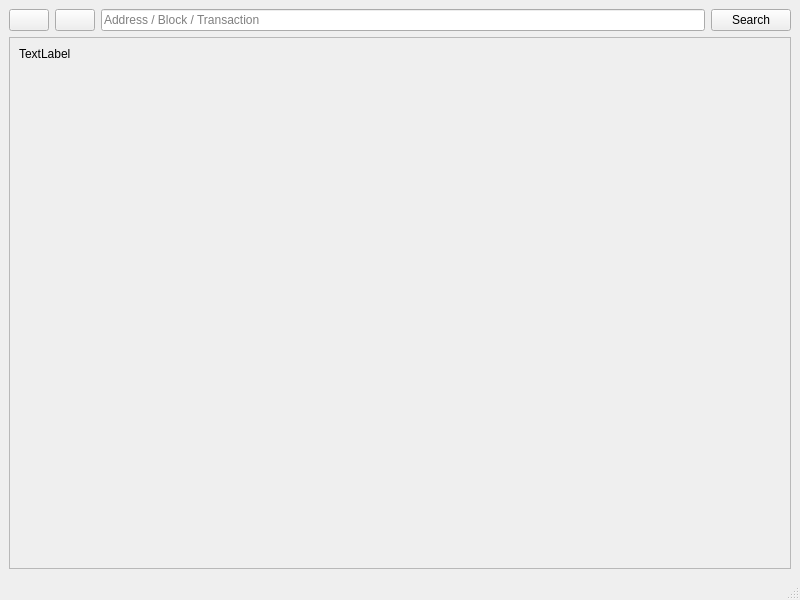
<?xml version="1.0" encoding="UTF-8"?>
<ui version="4.0">
 <class>BlockExplorer</class>
 <widget class="QMainWindow" name="BlockExplorer">
  <property name="geometry">
   <rect>
    <x>0</x>
    <y>0</y>
    <width>800</width>
    <height>600</height>
   </rect>
  </property>
  <property name="windowTitle">
   <string>Blockchain Explorer</string>
  </property>
  <widget class="QWidget" name="centralwidget">
   <layout class="QVBoxLayout" name="verticalLayout">
    <item>
     <layout class="QHBoxLayout" name="horizontalLayout">
      <property name="sizeConstraint">
       <enum>QLayout::SetMinimumSize</enum>
      </property>
      <item>
       <widget class="QPushButton" name="back">
        <property name="text">
         <string/>
        </property>
        <property name="icon">
         <iconset resource="../haroldcoin.qrc">
          <normaloff>:/icons/back</normaloff>:/icons/back</iconset>
        </property>
        <property name="flat">
         <bool>false</bool>
        </property>
       </widget>
      </item>
      <item>
       <widget class="QPushButton" name="forward">
        <property name="text">
         <string/>
        </property>
        <property name="icon">
         <iconset resource="../haroldcoin.qrc">
          <normaloff>:/icons/forward</normaloff>:/icons/forward</iconset>
        </property>
       </widget>
      </item>
      <item>
       <widget class="QLineEdit" name="searchBox">
        <property name="sizePolicy">
         <sizepolicy hsizetype="Expanding" vsizetype="Fixed">
          <horstretch>5</horstretch>
          <verstretch>0</verstretch>
         </sizepolicy>
        </property>
        <property name="minimumSize">
         <size>
          <width>0</width>
          <height>0</height>
         </size>
        </property>
        <property name="inputMask">
         <string/>
        </property>
        <property name="text">
         <string/>
        </property>
        <property name="placeholderText">
         <string>Address / Block / Transaction</string>
        </property>
       </widget>
      </item>
      <item>
       <widget class="QPushButton" name="pushSearch">
        <property name="sizePolicy">
         <sizepolicy hsizetype="Minimum" vsizetype="Fixed">
          <horstretch>0</horstretch>
          <verstretch>0</verstretch>
         </sizepolicy>
        </property>
        <property name="minimumSize">
         <size>
          <width>0</width>
          <height>0</height>
         </size>
        </property>
        <property name="maximumSize">
         <size>
          <width>16777215</width>
          <height>16777215</height>
         </size>
        </property>
        <property name="text">
         <string>Search</string>
        </property>
        <property name="autoDefault">
         <bool>false</bool>
        </property>
        <property name="default">
         <bool>false</bool>
        </property>
        <property name="flat">
         <bool>false</bool>
        </property>
       </widget>
      </item>
     </layout>
    </item>
    <item>
     <widget class="QScrollArea" name="scrollArea">
      <property name="widgetResizable">
       <bool>true</bool>
      </property>
      <widget class="QWidget" name="scrollAreaWidgetContents">
       <property name="geometry">
        <rect>
         <x>0</x>
         <y>0</y>
         <width>780</width>
         <height>498</height>
        </rect>
       </property>
       <layout class="QHBoxLayout" name="horizontalLayout_2">
        <item>
         <widget class="QLabel" name="content">
          <property name="sizePolicy">
           <sizepolicy hsizetype="Preferred" vsizetype="Expanding">
            <horstretch>0</horstretch>
            <verstretch>0</verstretch>
           </sizepolicy>
          </property>
          <property name="text">
           <string>TextLabel</string>
          </property>
          <property name="textFormat">
           <enum>Qt::RichText</enum>
          </property>
          <property name="alignment">
           <set>Qt::AlignLeading|Qt::AlignLeft|Qt::AlignTop</set>
          </property>
          <property name="textInteractionFlags">
           <set>Qt::LinksAccessibleByMouse|Qt::TextSelectableByMouse</set>
          </property>
         </widget>
        </item>
       </layout>
      </widget>
     </widget>
    </item>
   </layout>
  </widget>
  <widget class="QMenuBar" name="menubar">
   <property name="geometry">
    <rect>
     <x>0</x>
     <y>0</y>
     <width>800</width>
     <height>25</height>
    </rect>
   </property>
  </widget>
  <widget class="QStatusBar" name="statusbar"/>
 </widget>
 <resources>
  <include location="../haroldcoin.qrc"/>
 </resources>
 <connections/>
</ui>
